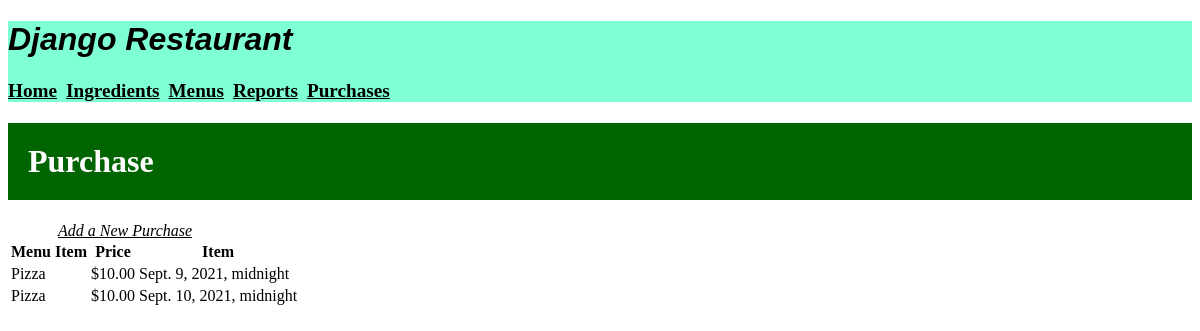
The page /purchases/ on the database as committed earlier.
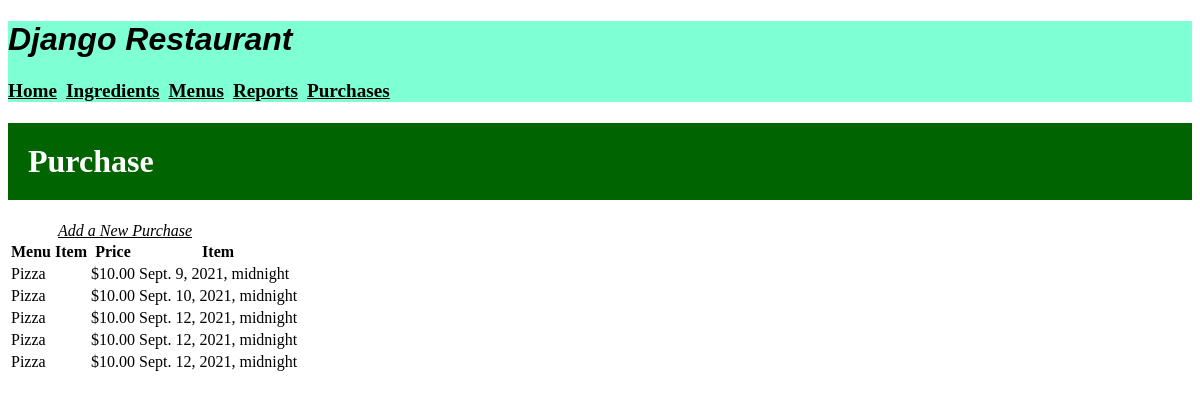
The same page on the database as committed later.
### inventory/models.py (models this page shows, shortened)
class Purchase(models.Model):
    menu_item = models.ForeignKey(MenuItem, on_delete=models.CASCADE)
    timestamp = models.DateTimeField(default=datetime.date.today)

class MenuItem(models.Model):
    title = models.CharField(max_length=30)
    price = models.FloatField(default=0.0)

### inventory/views.py (the view)
# urls.py: path('purchases/', views.PurchaseView.as_view(), name = "purchases"),
class PurchaseView(ListView):
    model = Purchase
    template_name = "inventory/purchase.html"

### inventory/templates/inventory/purchase.html
{% extends 'inventory/base.html' %}
{% load static %}
{% block content %}
    <h1 class="submenu">Purchase</h1>
    <a class="link" href="{% url 'add_purchase' %}">Add a New Purchase</a>
    <table>
        <tr>
            <th>Menu Item</th>
            <th>Price</th>
            <th>Item</th>
        </tr>
        {% for purchase in object_list %}
            <tr>
                <td>{{ purchase.menu_item.title }}</td>
                <td class="price">${{ purchase.menu_item.price|stringformat:".2f" }}</td>
                <td>{{purchase.timestamp}}</td>
            </tr>
        {% endfor %}
    </table>
{% endblock %}

Rows that differ between the two databases and show on the page:
added Purchase: menu_item "Pizza", menu_item.price "10.00", timestamp "Sept. 12, 2021, midnight"
added Purchase: menu_item "Pizza", menu_item.price "10.00", timestamp "Sept. 12, 2021, midnight"
added Purchase: menu_item "Pizza", menu_item.price "10.00", timestamp "Sept. 12, 2021, midnight"
